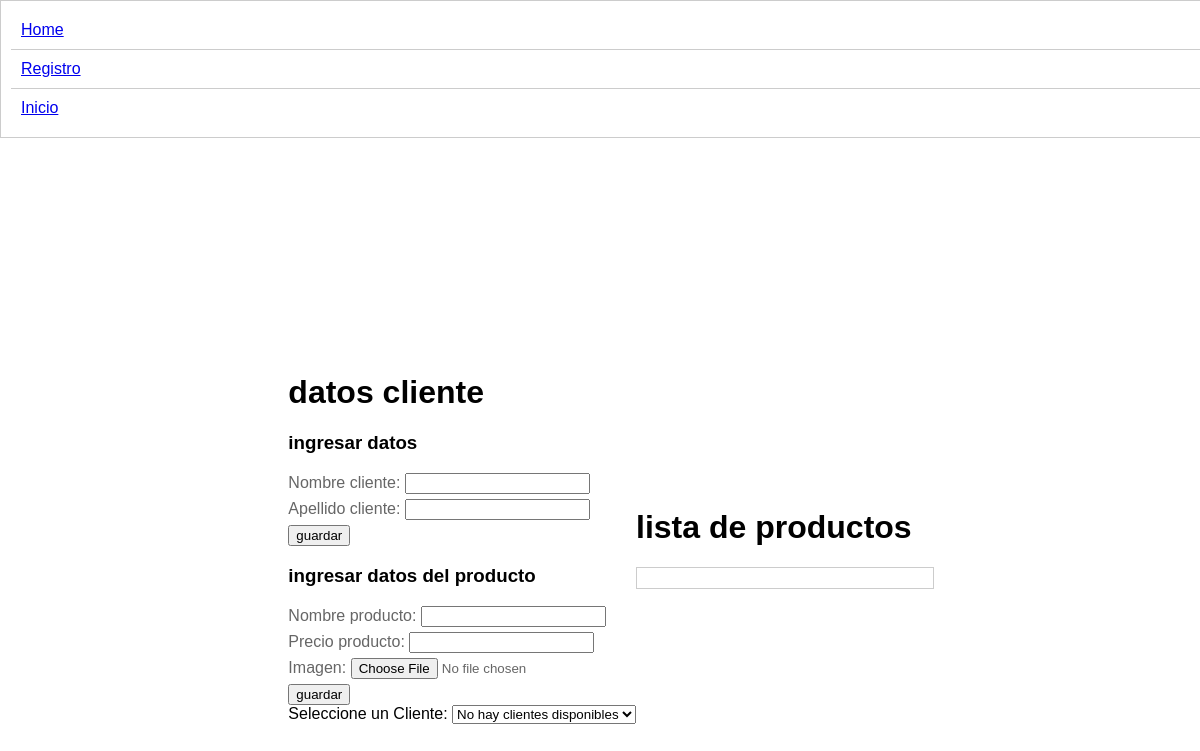
Page /dashboard/ on the earlier database version.
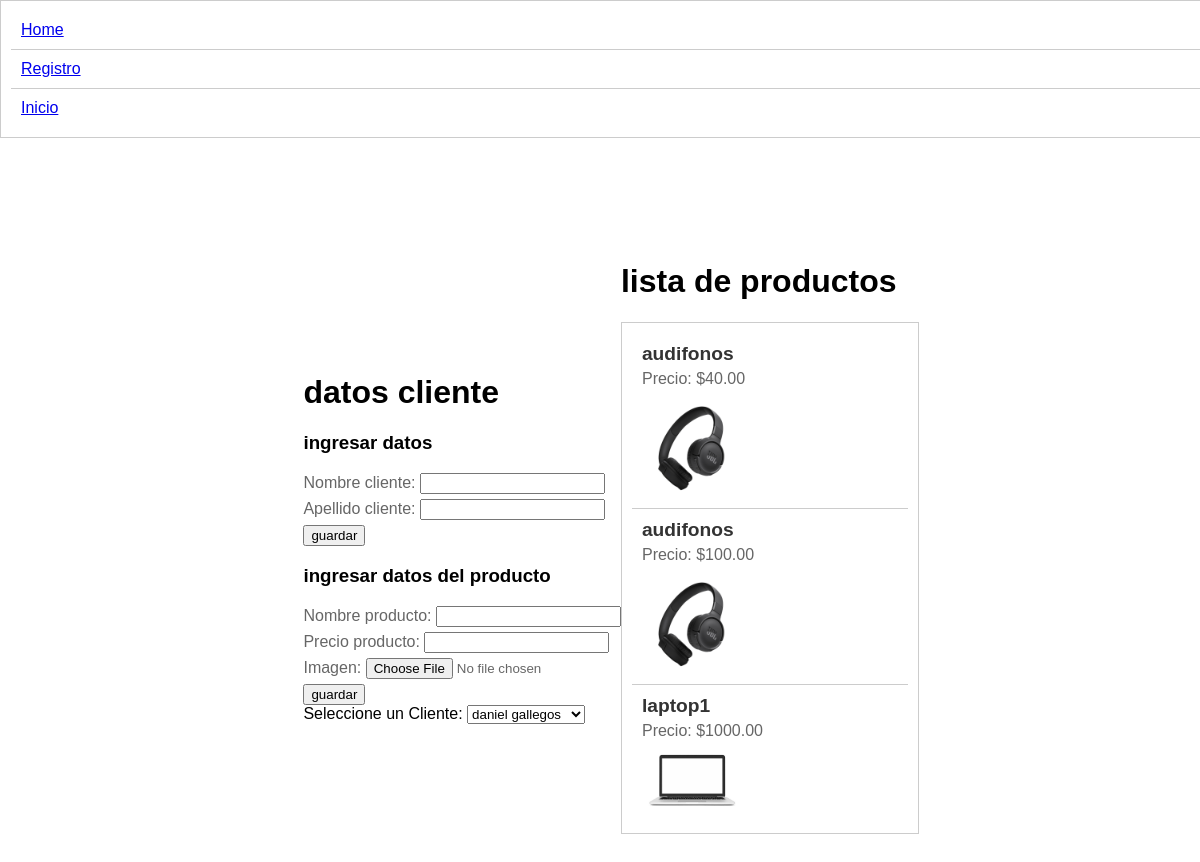
Same page on the later database version.
### laptops/models.py (models this page shows, shortened)
class producto_Tienda (models.Model):
    id_producto = models.AutoField(primary_key=True)
    nombre_producto = models.CharField(max_length=100)
    precio_producto = models.DecimalField(max_digits=10, decimal_places=2)
    imagen = models.ImageField(upload_to='productos/', null=True, blank=True)

### laptops/views.py (the view)
# urls.py: path('dashboard/', views.dashboard,name='dashboard')
def dashboard(request):
    if request.method == 'POST':
        if 'client-form' in request.POST:
            form_client = clienteForm(request.POST)
            if form_client.is_valid():
                form_client.save()
                return redirect('dashboard')
        elif 'product-form' in request.POST:
            form_product = productoForm(request.POST, request.FILES)
            if form_product.is_valid():
                form_product.save()
                return redirect('dashboard')
    else:
        form_client = clienteForm()
        form_product = productoForm()
    clientes = cliente_Tienda.objects.all()
    productos = producto_Tienda.objects.all()
    contexto = {
        'clientes': clientes,
        'productos':productos,
        'form_client': form_client,
        'form_product': form_product,
    }
    return render (request, 'dashboard.html',contexto)

### laptops/forms.py
class clienteForm(forms.ModelForm):
    class Meta:
        model = cliente_Tienda
        fields = ['nombre_cliente', 'apellido_cliente']

class productoForm(forms.ModelForm):
    class Meta:
        model = producto_Tienda
        fields = ['nombre_producto', 'precio_producto', 'imagen']

### laptops/templates/dashboard.html (shortened to what this page needs)
{% extends 'plantilla.html'%}
{% block content %}
<main class="contenido-principal">
    <div class="contenedor-formulario">
        <h1>datos cliente</h1>
    <h3>ingresar datos</h3>
    <form action="/dashboard/" method="POST">
        {{form_client.as_p}}
        <button type="submit" name="client-form">guardar</button>
    </form>
    <h3>ingresar datos del producto</h3>
    <form action="/dashboard/" method="POST" enctype="multipart/form-data">
        {{form_product.as_p}}
        <button type="submit" name="product-form">guardar</button>
    </form>
    <label for="cliente">Seleccione un Cliente:</label>
    <select name="cliente" id="cliente">
        {% for elemento in clientes %}
            <option value="{{ clientes.id_cliente }}">
                {{ elemento.nombre_cliente }} {{ elemento.apellido_cliente }}
            </option>
        {% empty %}
            <option value="">No hay clientes disponibles</option>
        {% endfor %}
    </select>
    </div>
    <div class="informacion">
        <h1>lista de productos</h1>
        <ul>
            {% for producto in productos %}
                <li>
                    <h2>{{ producto.nombre_producto }}</h2>
                    <p>Precio: ${{ producto.precio_producto }}</p>
                    {% if producto.imagen %}
                        <img src="{{ producto.imagen.url }}" alt="{{ producto.nombre }}">
                    {% endif %}
                </li>
            {% endfor %}
        </ul>
    </div>
</main>
{% endblock %}

### laptops/templates/plantilla.html (shortened to what this page needs)
<!DOCTYPE html>
<html lang="en">
<head>
    {% load static %}
    <link rel="stylesheet" href="{% static 'css/dashboard.css' %}" type="text/css">
    <link rel="stylesheet" href="{% static 'css/home.css' %}" type="text/css">
    <link rel="stylesheet" href="{% static 'css/inicio.css' %}" type="text/css">
    <link rel="stylesheet" href="{% static 'css/registro.css' %}" type="text/css">
</head>
<body>
    <nav class="nav">
        <ul>
            <li><a href="/">Home</a></li>
            {% if user.is_authenticated %}
            <li><a href="/salir">Salir</a></li>
            <li><a href="/dashboard">Dashboard</a></li>
            {% else %}
            <li><a href="/registro">Registro</a></li>
            <li><a href="/inicio">Inicio</a></li>
            {% endif %}
        </ul>
    </nav>
    {% block content %}
    {% endblock %}
</body>
</html>

### laptops/static/css/dashboard.css (style rules this page uses)
body { margin: 0; padding: 0; overflow: hidden; font-family: Arial, sans-serif; }
main { display: flex; justify-content: center; align-items: center; height: 100vh; padding: 20px; box-sizing: border-box; }
ul { list-style: none; padding: 0; margin: 0; width: 100%; max-height: 100%; overflow-y: auto; border: 1px solid #ccc; padding: 10px; }
li { padding: 10px; border-bottom: 1px solid #ccc; }
li:last-child { border-bottom: none; }
h2 { font-size: 1.2em; margin: 0; color: #333; }
p { font-size: 1em; color: #666; margin: 5px 0; }
img { max-width: 100px; height: auto; display: block; margin-top: 10px; }

Differences in the rows shown:
added producto_Tienda: nombre_producto "audifonos", precio_producto "40.00", imagen (picture)
added producto_Tienda: nombre_producto "audifonos", precio_producto "100.00", imagen (picture)
added producto_Tienda: nombre_producto "laptop1", precio_producto "1000.00", imagen (picture)
Other differences:
form field cliente: "No hay clientes disponibles" → "daniel gallegos"
